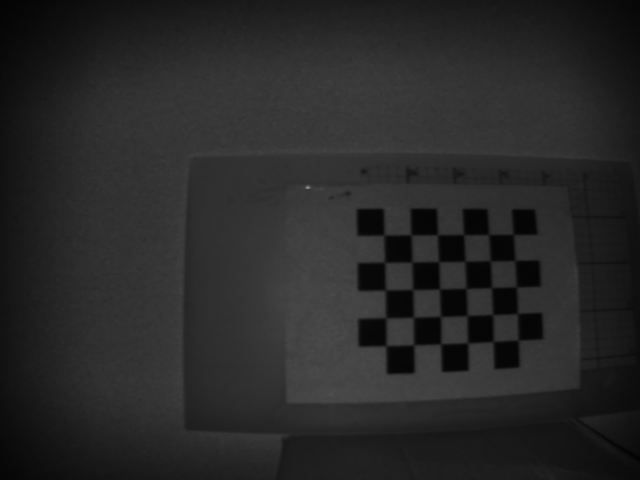
#> input picture data/calibration0720/corner380/Gray_0.png, 640 x 480 px
$ python test_stereo.py
#> lines starting #> are read from the running program, lines starting #| are printed output that depends on the picture; after the words box and inside, x2 and y2 are one past the last pixel; in counts of white or black regions, pixels touching at a corner belong together
### calibration_scripts/openCVcalibration.py
import numpy as np
import cv2
import glob

# termination criteria
criteria = (cv2.TERM_CRITERIA_EPS + cv2.TERM_CRITERIA_MAX_ITER, 30, 0.001)


# [56 lines left out: functions calibrate, save_coefficients, not called in this run]


def load_coefficients(path):
    """ Loads camera matrix and distortion coefficients. """
    # FILE_STORAGE_READ
    cv_file = cv2.FileStorage(path, cv2.FILE_STORAGE_READ)

    # note we also have to specify the type to retrieve other wise we only get a
    # FileNode object back instead of a matrix
    camera_matrix = cv_file.getNode("K").mat()
    dist_matrix = cv_file.getNode("D").mat()

    cv_file.release()
    return [camera_matrix, dist_matrix]


# [21 lines that do not run on import are left out]

### calibration_scripts/test_stereo.py
import numpy as np
import cv2
import glob
import os
import matplotlib.pyplot as plt

from openCVcalibration import *


def stereo_depth(M_rgb, d_rgb, M_ir, d_ir, R, T, corners_rgb, corners_tof):
    """ projection matrix with distortion? """
    P1 = np.append(M_rgb, np.zeros([3, 1]), 1)
    # print('P1 is', P1)
    transformation = np.append(R, T, 1)
    P2 = M_ir.dot(transformation)
    # print('P2 is', P2)

    points4D = cv2.triangulatePoints(P1, P2, corners_rgb, corners_tof)
    points4D /= points4D[3]
    # print('4D points', points4D)

    # points3D_tof = np.dot(P2, points4D) # P2=3*4 points4D=4*30 points3D_tpf=3*30
    points3D_tof = transformation.dot(points4D)
    # print(points3D_tof)
    distances = np.linalg.norm(points3D_tof, axis=0)
    # [7 lines of commented-out code are left out]
    return distances


def find_corners(w, h, img):
    gray = cv2.cvtColor(img, cv2.COLOR_BGR2GRAY)
    ret, corners = cv2.findChessboardCorners(
        gray, (w, h), None)
    criteria = (cv2.TERM_CRITERIA_EPS +
                cv2.TERM_CRITERIA_MAX_ITER, 30, 0.001)
    if ret is True:
        cv2.cornerSubPix(gray, corners, (11, 11),
                         (-1, -1), criteria)
        # Draw and display the corners
        cv2.drawChessboardCorners(img, (w, h),
                                  corners, ret)
        cv2.imshow('rgb', img)
        cv2.waitKey(500)
    return corners


if __name__ == '__main__':
    # Load previously saved data
    irIntrinsic, irDist = load_coefficients('irCamera.yml')
    print("TOF Camera Intrinsic Matrix: ", irIntrinsic)

    rgbIntrinsic, rgbDist = load_coefficients('rgbCamera.yml')
    print("RGB Camera Intrinsic Matrix: ", rgbIntrinsic)

    RotM, Trans = load_coefficients('./stereo.yml')

    square_size = 26.3571  # 13.1923  #26.3571
    width = 6  # 13 #6
    height = 5  # 6 #5

    dirpath = '../data/calibration0720/corner380/'
    irimg = cv2.imread(dirpath + 'Gray_0.png')
#> irimg is the input picture: shape (480, 640, 3); min 3, max 152, mean 40.1
    rgbimg = cv2.imread(dirpath + 'RBG_0.png')

    corners_ir = find_corners(width, height, irimg)
#> in find_corners, `ret, corners = cv2.findChessboardCorners( gray, (w, h), None)`: ret = True; corners = 30 rows, first 8: [383, 235.8], [409.3, 234.4], [436.7, 235.3], [463.1, 234.4], [488.1, 234.7], [513.2, 234.4], [382.9, 261.8], [411.1, 262.7]
#> in find_corners, `cv2.drawChessboardCorners(img, (w, h), corners, ret)`:
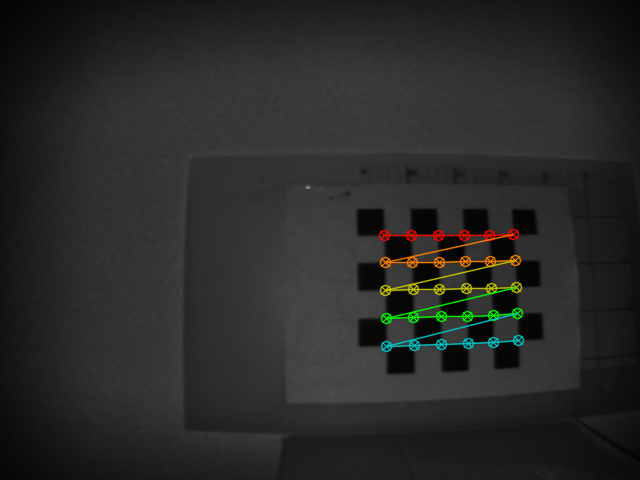
#> img: shape (480, 640, 3); 1.9% of pixels changed, all inside (x1, y1, x2, y2) = (378, 228, 525, 353)
#> corners_ir = 30 rows, first 8: [383.9, 235.2], [411, 234.8], [437.6, 234.8], [463.6, 234.5], [488.7, 234.6], [513.3, 234.5], [384.7, 262.3], [411.8, 262.1]
    corners_rgb = find_corners(width, height, rgbimg)
#> (the run stopped early here; a loop or call above may not have finished)
